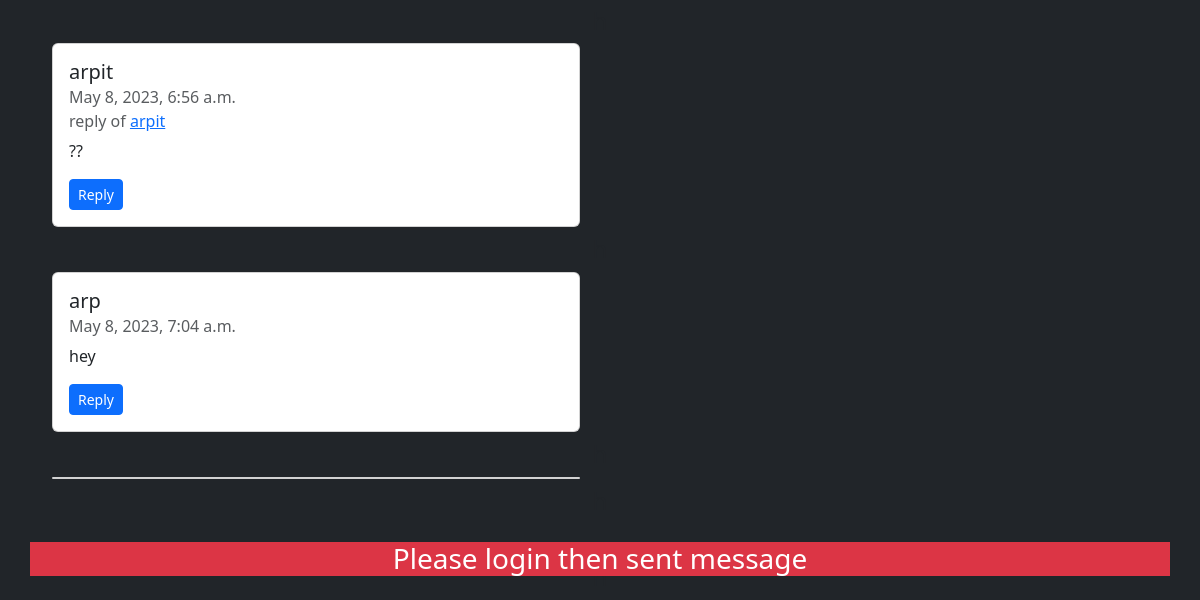
The app's page / (lower part), older data.
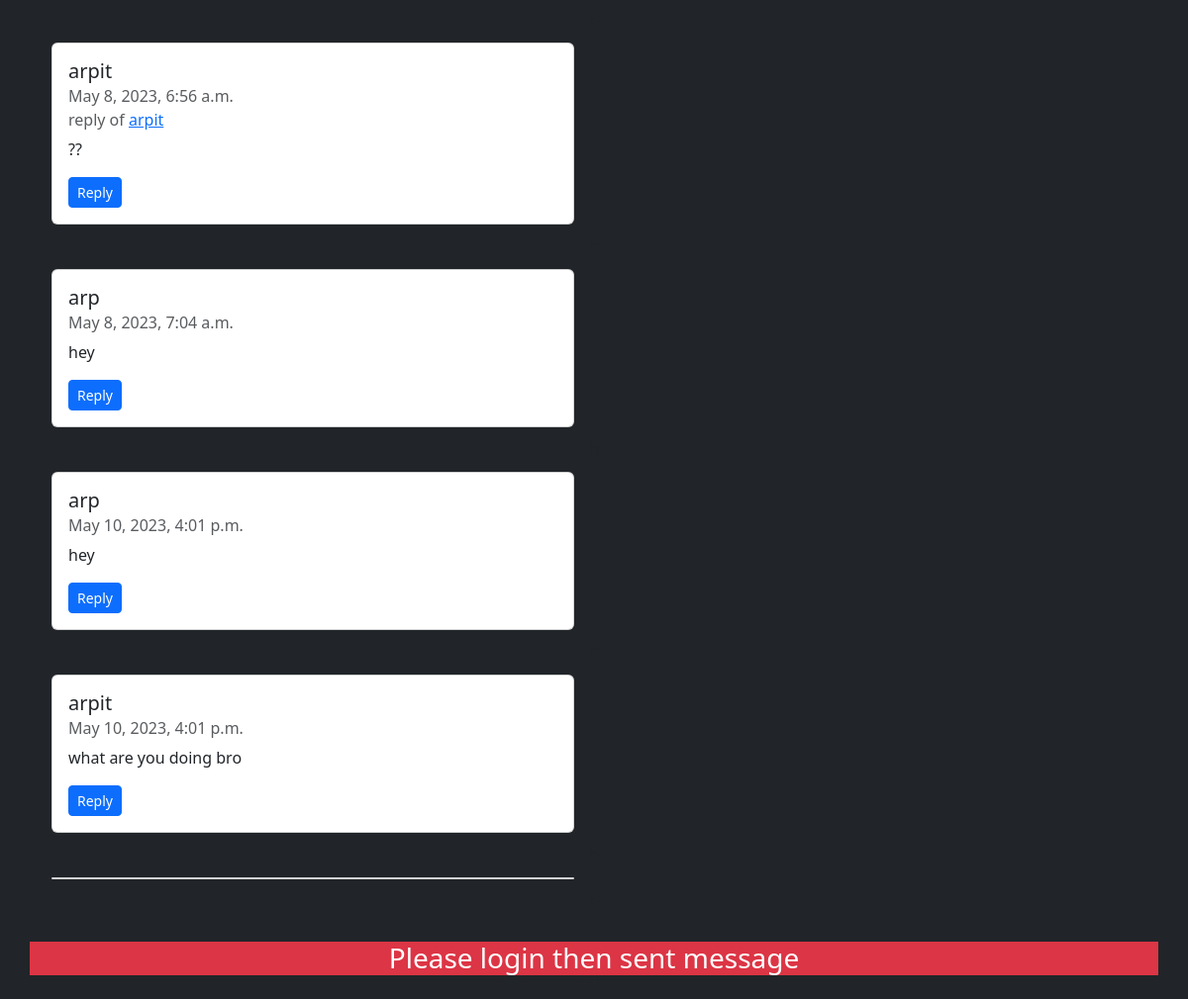
The same page, newer data.
### chj/models.py (models this page shows)
class Chatting(models.Model):
    cuser = models.ForeignKey(User, on_delete=models.CASCADE, related_name="chatuser")
    cusrep = models.ForeignKey('self', on_delete=models.CASCADE, null=True)
    chattts = models.CharField(max_length=1000000)
    useridhtml = models.CharField(max_length=1000000, null=True)
    timestamp = models.DateTimeField(default=now)
    def __str__(self):
        return self.cuser.username

### chj/views.py (the view)
# urls.py: 2. Add a URL to urlpatterns:  path('', views.home, name='home')
def home(request):
    chsud = Chatting.objects.order_by("timestamp")
    lusch = Chatting.objects.last()
    userr = request.user
    return render(request, "chat.html", {"userschat": chsud, "lchsd": lusch, "main_user":userr})

### templates/chat.html (shortened to what this page needs)
{% extends 'index.html' %}
{% block bd %}
{% load mathfilters %}
<div class="container my-5">
    {% for n in userschat %}
    {% if request.user.username == n.cuser.username %}
    <div class="card" id="chat-log" style="width: 33rem; margin-left: 570px;">
        {% else %}
        <div class="card" style="width: 33rem; margin-left: 10px;">
            {% endif %}
            <div class="card-body" id="{{n.cuser.username}}">
                <h5 class="card-title" id="ld{{forloop.counter}}">{{n.cuser.username}}</h5>
                <h6 class="card-subtitle mb-2 text-muted">{{n.timestamp}}
                </h6>
                {% if n.cusrep %}
                <h6 class="card-subtitle mb-2 text-muted">reply of
                <a {% if n.useridhtml == "1" %}
                    href="#h"
                {% else %}
                    href="#ld{{n.useridhtml|sub:1}}"
                {% endif %} >{{n.cusrep}}</a></h6>
                {% endif %}
                <p class="card-text">{{n.chattts}}</p>
                <button class="btn btn-primary btn-sm" id="button" onclick="t({{forloop.counter}})">
                    Reply
                </button>
            </div>
        </div>
        <h4 class="row d-flex justify-content-center mt-2 mx-2">h</h4>
        {% endfor %}
        <div class="card" style="width: 33rem; margin-left: 10px;" id="cchh"></div>
        <h4 class="row d-flex justify-content-center mt-2 mx-2">h</h4>
    </div>
    <h4 class="row d-flex justify-content-center mt-1 mx-2">h</h4>
    {% if user.is_authenticated %}
        <div class="container mt-1 fixed-bottom bg-dark">
            <label for="chat-message-input" class="form-label text-white">Your chat box here</label>
            <input type="text" class="form-control" placeholder="enter here" name="user_chatter" maxlength="999999"  id="messagee">
            <input type="text" name="r" value="" id="r" hidden>
            <button type="submit" class="btn btn-primary" onclick="sendMessage()">Send</button>
        </div>
</div>
{% else %}
<div class="container my-3 fixed-bottom">
    <h3 class="row d-flex justify-content-center bg-danger text-white">Please login then sent message</h3>
</div>
{% endif %}
{% endblock %}

Row changes from the older to the newer data that the page shows:
added Chatting: cuser.username "arp", timestamp "May 10, 2023, 4:01 p.m.", chattts "hey"
added Chatting: cuser.username "arpit", timestamp "May 10, 2023, 4:01 p.m.", chattts "what are you doing bro"
